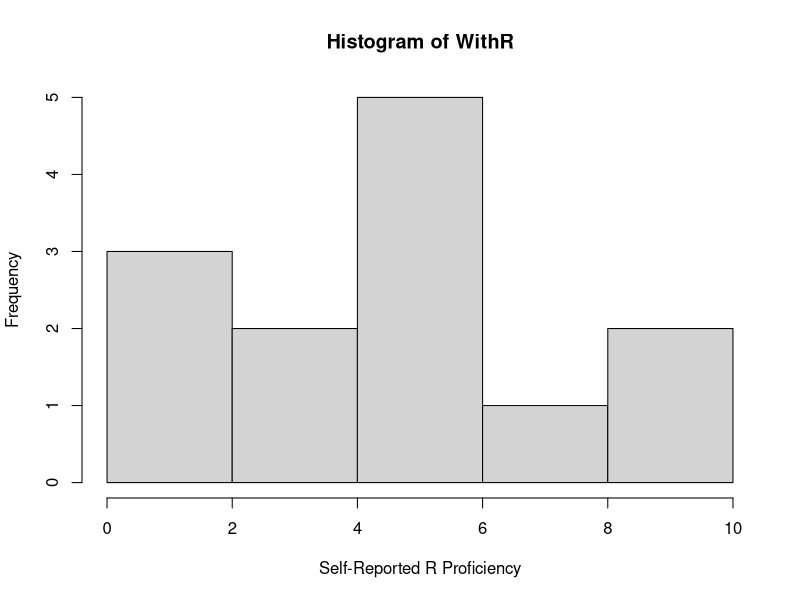
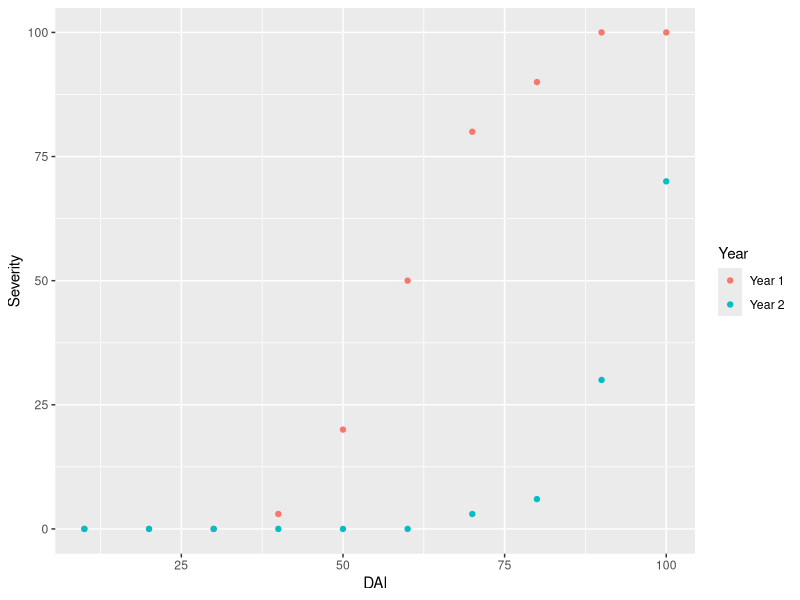
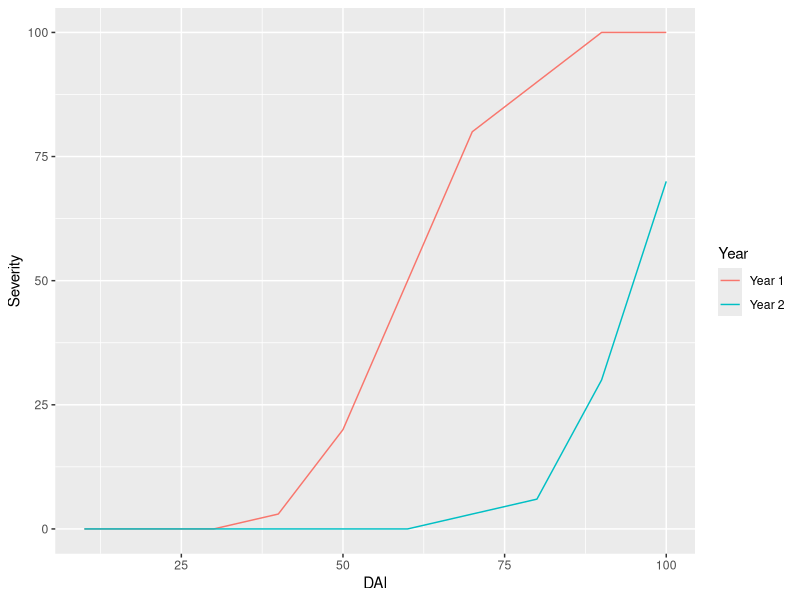
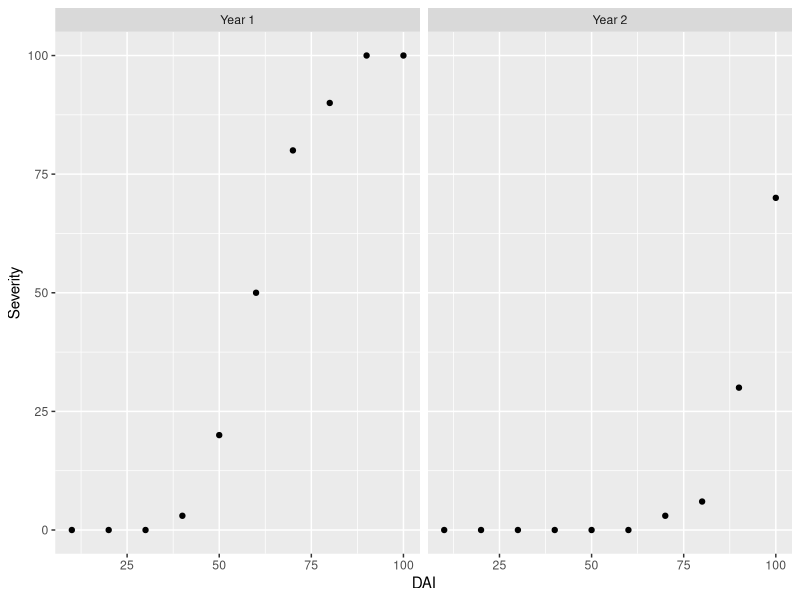
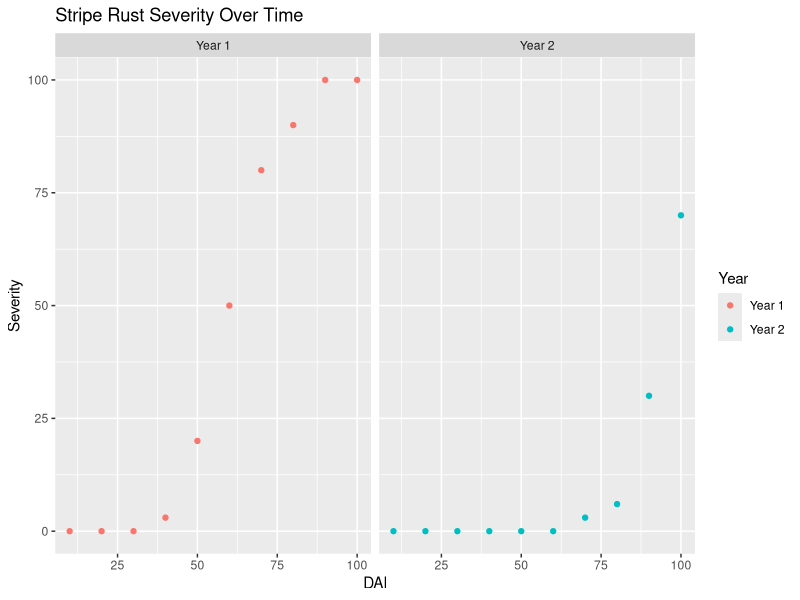
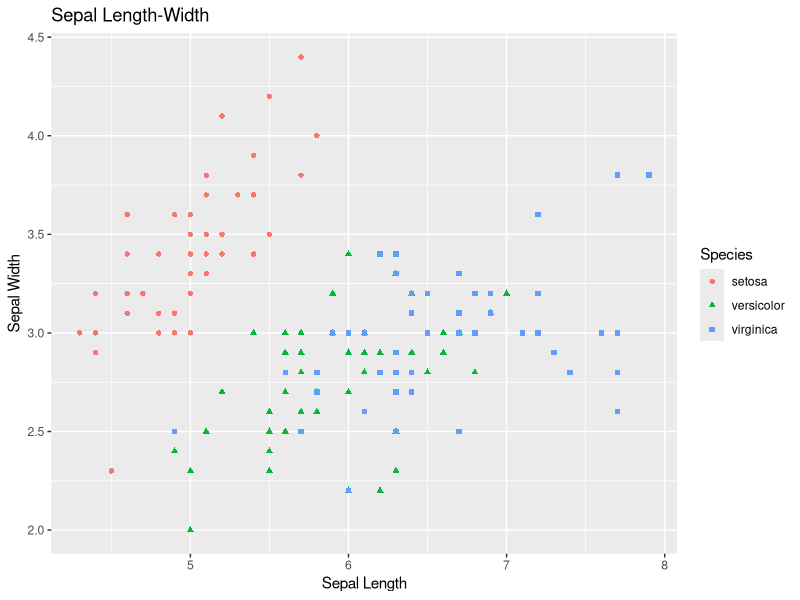
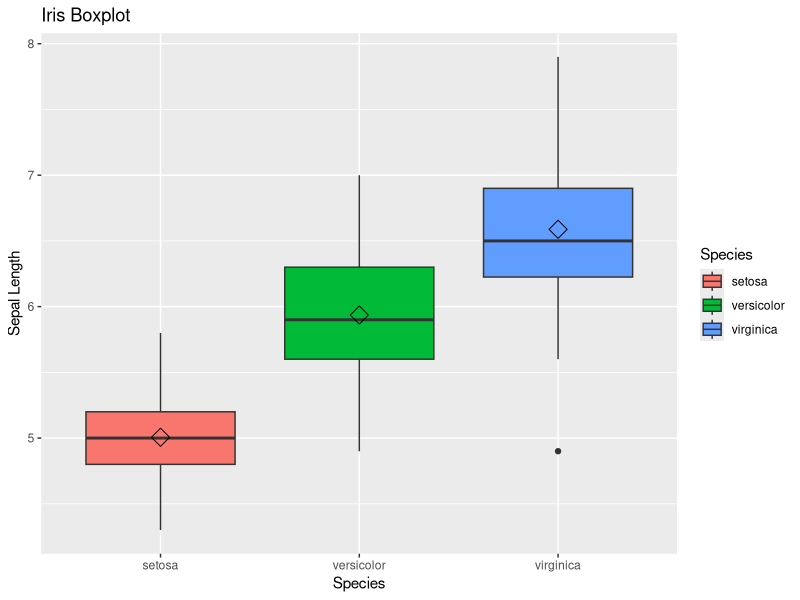
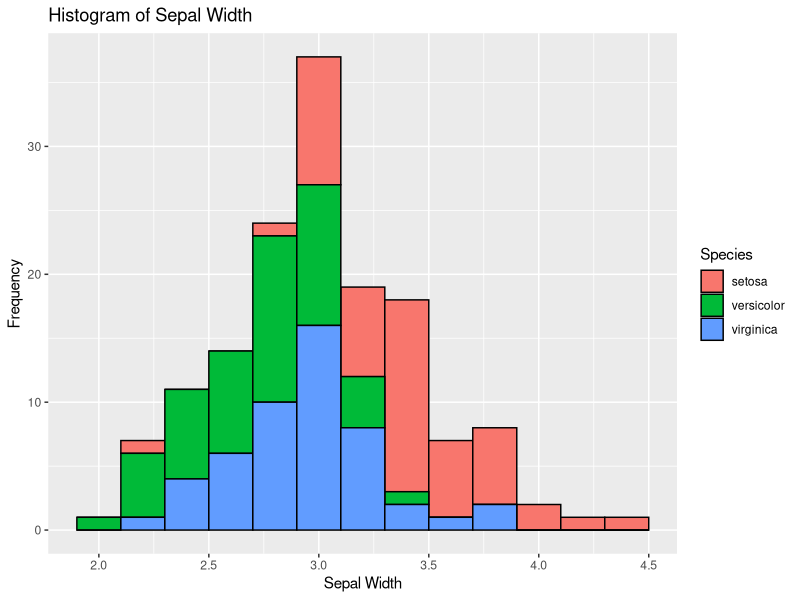

Source code (R) for these figures, in order:
## ---- chunk 1
1+1
3*2
8^8
## ---- chunk 2
a <- 2 + 2
a
b <- a + 2
b
## ---- chunk 3
2==2 ## "==" means does equal 
2!=2 ## "!=" means does not equal
2>=3 ## ">=" means greater than or equal to

# Create an object with values from 1 to 10
num10 <- c(1, 2, 3, 4, 5, 6, 7, 8, 9, 10)

# Which elements are less than 5? 
num5 <- num10 < 5

# Check the elements in num5, these are TRUE / FALSE
num5
## ---- chunk 4
v1 <- c(1, 2, 3, 4, 5) #numbers
v2 <- c("hello", "world") #characters 
v3 <- c("TRUE", "FALSE", "TRUE") #logical values (also could be - "T", "F", "T")
## ---- chunk 5
WithR <- c(8.5, 6.5, 4, 1, 3, 10, 5, 5, 5, 1, 1, 6, 6)
WithR
## ---- chunk 6
summary(WithR)
mean(WithR)
sd(WithR)
median(WithR)
## ---- chunk 7
hist(WithR, xlab = "Self-Reported R Proficiency")
## ---- chunk 8
#install.packages("ggplot2")
library(ggplot2)
## ---- chunk 9
RustData <- read.csv("StripeRust.csv", header = TRUE)
  #Header = TRUE lets R know that we have headings in the first row of our data set.

head(RustData) ## check the first few rows of the dataset
names(RustData) ## check the column headers
## ---- chunk 10
ggplot(data = RustData) +
  geom_point(mapping = aes(x = DAI, y = Severity, color = Year))
## ---- chunk 11
ggplot(data = RustData) +
  geom_line(mapping = aes(x = DAI, y = Severity, color = Year))
## ---- chunk 12
ggplot(data = RustData) +
  geom_point(mapping = aes(x = DAI, y = Severity)) +
  facet_wrap(~Year)
## ---- chunk 13
ggplot(data = RustData) +
  geom_point(mapping = aes(x = DAI, y = Severity, color = Year)) +
  facet_wrap(~Year) +
  labs(title = "Stripe Rust Severity Over Time")
## ---- chunk 14
knitr::opts_chunk$set(echo = TRUE)
## ---- chunk 15
# load the library
library(tidyverse)
## ---- chunk 16
# load data
data(iris)

# check the first 6 rows of the data
head(iris)

# check the structure of data. Very handy function to get a basic information about the data.
str(iris)
## ---- chunk 17
# create tibble format table
df <- as.tibble(iris)
df
## ---- chunk 18
# Filter rows with filter()
# here df is the object where we had store our tibble data
# yes, you need to use double equals (==)
filter(df, Species == "versicolor")
## ---- chunk 19
# Comparisons
filter(df, Petal.Length > 2)
## ---- chunk 20
# Logical operators
filter(df, Petal.Length > 6 & Sepal.Length > 7)
## ---- chunk 21
# arrange by sepal length then petal width. Default is ascending order. 
arrange(df, Sepal.Length, Petal.Width)

# allows to arrange in descending order if we add desc() in front of the column name that we want to sort by
arrange(df, desc(Sepal.Length))
## ---- chunk 22
# from iris data, lets select only three columns - Species, Petal width and Petal length
select(df, Species, Petal.Width, Petal.Length)
## ---- chunk 23
mutate(df, log.Sepal.length = log(Sepal.Length))
## ---- chunk 24
# find mean of peteal length
summarise(df, mean(Petal.Length))

# find mean of petal length for each species

group_by(df, Species) %>% count(n())
## ---- chunk 25
df %>% 
  group_by(Species) %>%
  summarise(mean(Petal.Length))
## ---- chunk 26
#1 Scatter PLot
ggplot(data=df, aes(x = Sepal.Length, y = Sepal.Width))+
  geom_point(aes(color=Species, shape=Species)) +
  xlab("Sepal Length") +
  ylab("Sepal Width") +
  ggtitle("Sepal Length-Width")

## ---- chunk 27
# 2) Box Plot

box <- ggplot(data=df, aes(x=Species, y=Sepal.Length))

box + 
  geom_boxplot(aes(fill=Species)) +
  ylab("Sepal Length") +
  ggtitle("Iris Boxplot") +
  stat_summary(fun.y=mean, geom="point", shape=5, size=4)

## ---- chunk 28
# 3) Histogram
histogram <- ggplot(data=df, aes(x=Sepal.Width))

histogram +
  geom_histogram(binwidth=0.2, color="black", aes(fill=Species)) +
  xlab("Sepal Width") + 
  ylab("Frequency") + 
  ggtitle("Histogram of Sepal Width")
## ---- chunk 29
# 4) bar plot
bar <- ggplot(data=df, aes(x=Species))

bar +
  geom_bar(aes(fill=Species)) + xlab("Species") + 
  ylab("Count") +
  ggtitle("Bar plot of Sepal Length") 
## ---- chunk 30

# 5) Faceting
facet <- ggplot(data=df, aes(Sepal.Length, y=Sepal.Width, color=Species)) +
  geom_point(aes(shape=Species), size=1.5) +
  xlab("Sepal Length") +
  ylab("Sepal Width") +
  ggtitle("Faceting") 

## ---- chunk 31
# Along columns
facet + facet_grid(. ~ Species)
